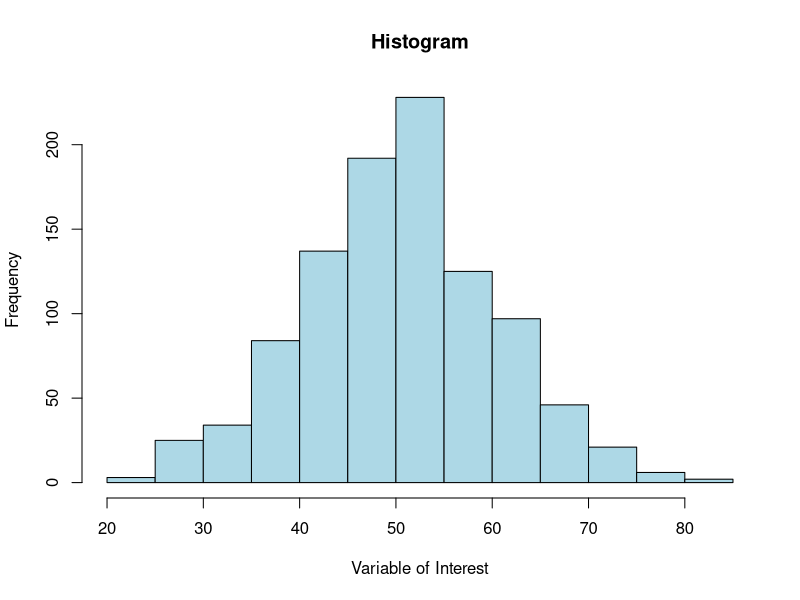
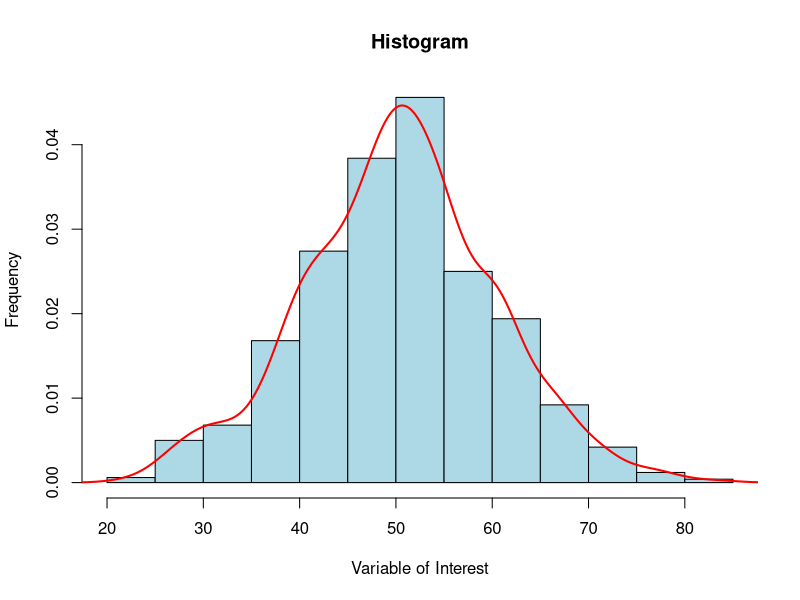

These figures' R source, in order:
# How to add bell shaped curve to a histogram?------

# Generate some random data for demonstration
data <- rnorm(1000, mean = 50, sd = 10)


# Create a histogram
hist(data, col = "lightblue", main = "Histogram",
     xlab = "Variable of Interest",  ylab = "Frequency")         


# Add a density curve
hist(data, col = "lightblue", main = "Histogram",
     xlab = "Variable of Interest",  ylab = "Frequency",
     probability = TRUE)       


lines(density(data), col = "red", lwd = 2)

